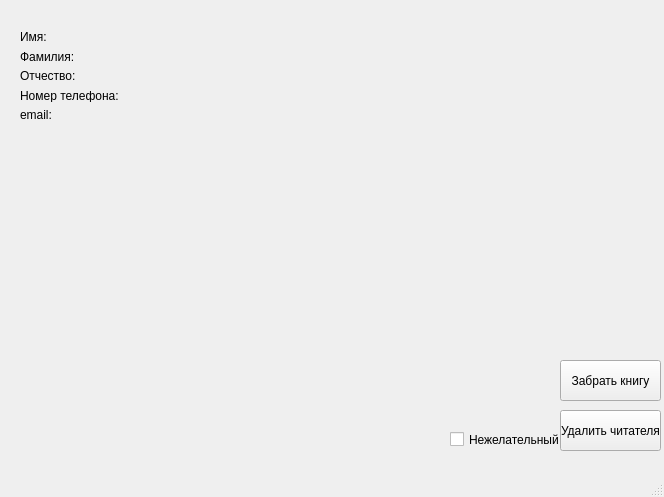
<?xml version="1.0" encoding="UTF-8"?>
<ui version="4.0">
 <class>ReaderWindow</class>
 <widget class="QMainWindow" name="ReaderWindow">
  <property name="geometry">
   <rect>
    <x>0</x>
    <y>0</y>
    <width>664</width>
    <height>497</height>
   </rect>
  </property>
  <property name="windowTitle">
   <string>MainWindow</string>
  </property>
  <widget class="QWidget" name="centralwidget">
   <widget class="QPushButton" name="pushButton">
    <property name="geometry">
     <rect>
      <x>560</x>
      <y>410</y>
      <width>101</width>
      <height>41</height>
     </rect>
    </property>
    <property name="text">
     <string>Удалить читателя</string>
    </property>
   </widget>
   <widget class="QPushButton" name="pushButton_2">
    <property name="geometry">
     <rect>
      <x>560</x>
      <y>360</y>
      <width>101</width>
      <height>41</height>
     </rect>
    </property>
    <property name="text">
     <string>Забрать книгу</string>
    </property>
   </widget>
   <widget class="QCheckBox" name="checkBox">
    <property name="geometry">
     <rect>
      <x>450</x>
      <y>430</y>
      <width>111</width>
      <height>19</height>
     </rect>
    </property>
    <property name="text">
     <string>Нежелательный</string>
    </property>
   </widget>
   <widget class="QWidget" name="layoutWidget">
    <property name="geometry">
     <rect>
      <x>20</x>
      <y>30</y>
      <width>621</width>
      <height>91</height>
     </rect>
    </property>
    <layout class="QVBoxLayout" name="verticalLayout">
     <item>
      <widget class="QLabel" name="labelName">
       <property name="text">
        <string>Имя:</string>
       </property>
      </widget>
     </item>
     <item>
      <widget class="QLabel" name="labelSurName">
       <property name="text">
        <string>Фамилия:</string>
       </property>
      </widget>
     </item>
     <item>
      <widget class="QLabel" name="labelPatronymic">
       <property name="text">
        <string>Отчество:</string>
       </property>
      </widget>
     </item>
     <item>
      <widget class="QLabel" name="labelPhoneNumber">
       <property name="text">
        <string>Номер телефона:</string>
       </property>
      </widget>
     </item>
     <item>
      <widget class="QLabel" name="labelEmail">
       <property name="text">
        <string>email:</string>
       </property>
      </widget>
     </item>
    </layout>
   </widget>
  </widget>
  <widget class="QMenuBar" name="menubar">
   <property name="geometry">
    <rect>
     <x>0</x>
     <y>0</y>
     <width>664</width>
     <height>20</height>
    </rect>
   </property>
  </widget>
  <widget class="QStatusBar" name="statusbar"/>
 </widget>
 <resources/>
 <connections/>
</ui>
